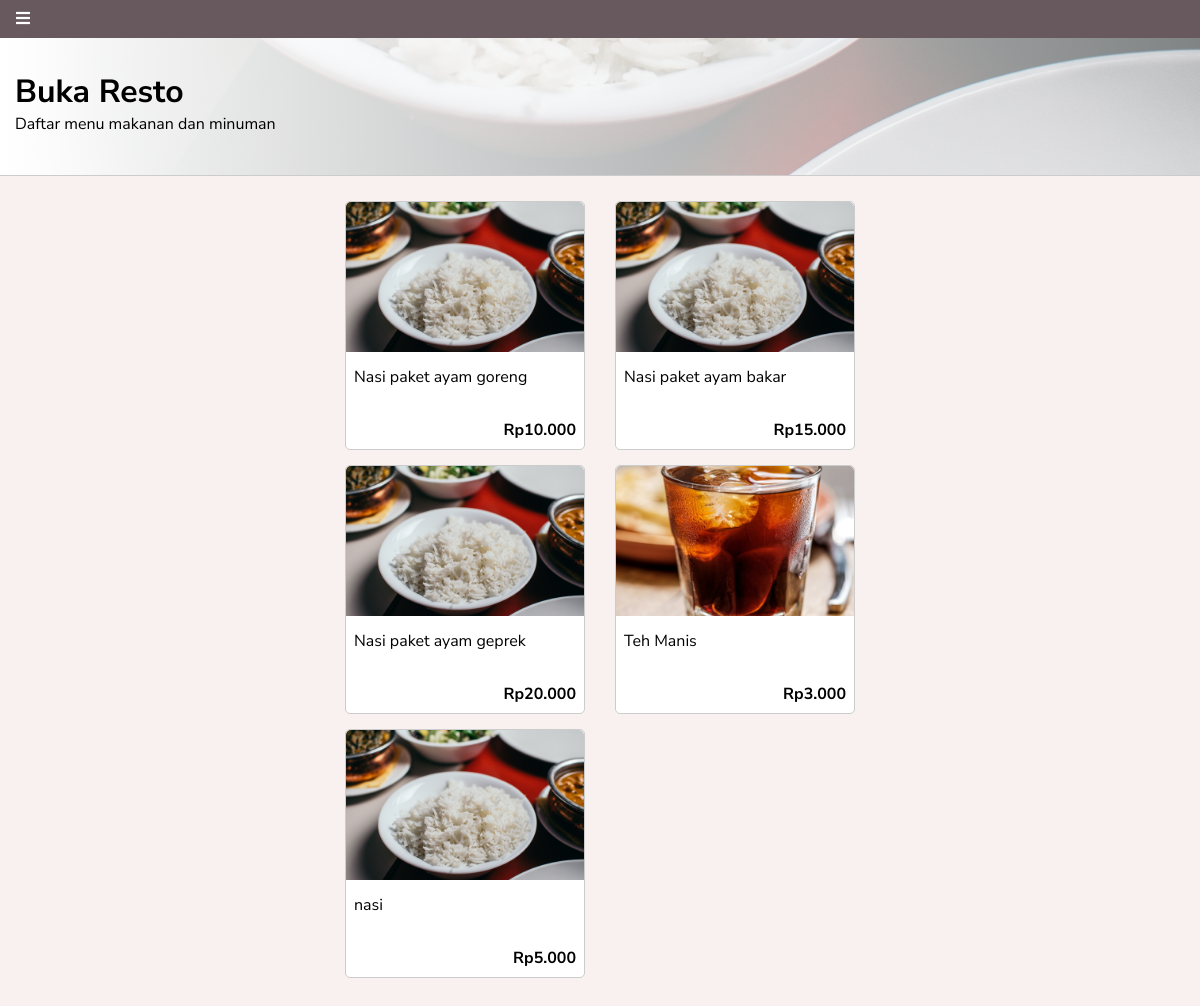
The page / on the database its author committed.
### tables this page shows
CREATE TABLE `produk` (
  `idproduk` int(11) NOT NULL,
  `namaproduk` varchar(100) NOT NULL,
  `hargaproduk` int(11) NOT NULL,
  `deskripsi` varchar(255) NOT NULL,
  `foto` varchar(50) NOT NULL,
  `kategori` enum('Makanan','Minuman') NOT NULL,
  `createdat` timestamp NOT NULL DEFAULT current_timestamp()
);

### index.php (the view, shortened to what this page needs)
<?php
	include 'database.php';
	$where = '';
	$query_select = 'select * from produk ' . $where;
	$run_query_select = mysqli_query($conn, $query_select);
?>
<!DOCTYPE html>
<html>
<head>
	<link rel="stylesheet" href="https://cdnjs.cloudflare.com/ajax/libs/font-awesome/5.9.0/css/all.min.css" />
</head>
<body>
	<div class="navbar">
		<a href="#" id="btnBars">
			<i class="fa fa-bars"></i>
		</a>
	</div>
	<div class="banner">
		<div class="banner-text">
			<h1>Buka Resto</h1>
			<p>Daftar menu makanan dan minuman</p>
		</div>
	</div>
	<div class="content">
		<div class="container">
			<div class="row">
				<?php
					if(mysqli_num_rows($run_query_select) > 0){
						while($row = mysqli_fetch_array($run_query_select)){
				?>
				<div class="col-6">
					<a href="detail.php?id=<?= $row['idproduk'] ?>">
						<div class="card-menu">
							<img src="uploads/products/<?= $row['foto'] ?>">
							<div class="card-body">
								<div class="menu-name"><?= $row['namaproduk'] ?></div>
								<div class="menu-price">Rp<?= number_format($row['hargaproduk'], 0, ',', '.') ?></div>
							</div>
						</div>
					</a>
				</div>
			<?php }}else{ ?>
				<div>Menu tidak tersedia</div>
			<?php } ?>
			</div>
		</div>
	</div>
</body>
</html>

### index.php (style rules this page uses)
* { padding:0; margin:0; }
body { font-family: 'Nunito Sans', sans-serif; background-color: #F9F1F0; }
a { color: inherit; text-decoration: none; }
.navbar { padding: 0.5rem 1rem; background-color: #67595E; color: #fff; position: fixed; width: 100%; top:0; left:0; z-index: 99; }
.banner { border-bottom:1px solid #ccc; padding: 70px 15px 40px; background-image: url('assets/img/banner.jpg'); background-size: cover; background-repeat: no-repeat; background-position: bottom; position: relative; }
.banner:before { content:''; display: block; position: absolute; top:0; left:0; width:100%; height:100%; background-image: linear-gradient(to right, rgba(255,255,255,1), rgba(255,255,255,.5)); }
.banner-text { position: relative; }
.content { padding: 25px 0; }
.container { width: 540px; padding-left: 15px; padding-right: 15px; box-sizing: border-box; margin-left: auto; margin-right: auto; }
.row { margin-left: -15px; margin-right: -15px; display: flex; flex-wrap: wrap; }
.col-6 { flex: 0 0 50%; box-sizing: border-box; margin-bottom: 15px; padding-left: 15px; padding-right: 15px; }
.card-menu { border:1px solid #ccc; background-color: #fff; border-radius: 5px; }
.card-menu img { width: 100%; height: 150px; object-fit: cover; border-top-right-radius: 5px; border-top-left-radius: 5px; }
.card-body { padding:8px; }
.menu-name { height: 45px; overflow: hidden; display: -webkit-box; text-overflow: ellipsis; -webkit-line-clamp: 2; -webkit-box-orient: vertical; margin-bottom: 8px; }
.menu-price { font-weight: bold; text-align: right; }

### rows shown on the page
produk: foto (picture), namaproduk "Nasi paket ayam goreng", hargaproduk "10.000"
produk: foto (picture), namaproduk "Nasi paket ayam bakar", hargaproduk "15.000"
produk: foto (picture), namaproduk "Nasi paket ayam geprek", hargaproduk "20.000"
produk: foto (picture), namaproduk "Teh Manis", hargaproduk "3.000"
produk: foto (picture), namaproduk "nasi", hargaproduk "5.000"
